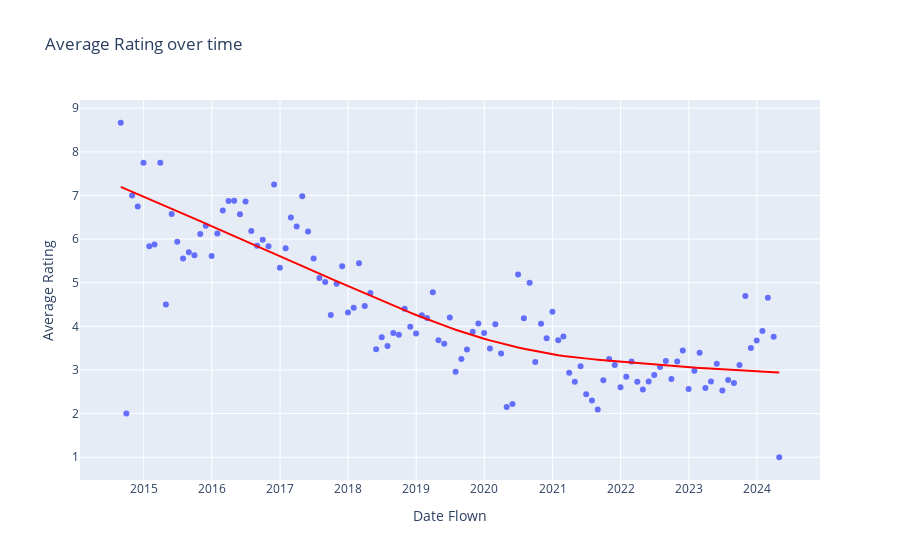

Notebook source saved alongside this figure:
### Code cell
# Calculate the monthly average ratings for each airline
ratings = df.groupby([pd.Grouper(key='Date Flown tmp', freq='M')])['rating'].mean().reset_index()


fig = px.scatter(ratings, x='Date Flown tmp', y='rating', 
                 trendline='lowess', title=f'Average Rating over time',
                 custom_data=['Date Flown tmp'], 
                labels={'Date Flown tmp': 'Date Flown', 'Average Rating': 'Average Rating'})  # Add custom data for hover labels
fig.update_traces(line=dict(color='red'))  # Set trend line color to red


fig.update_xaxes(nticks=20)
fig.update_layout(xaxis_title='Date Flown', yaxis_title='Average Rating', hovermode='x unified')  # Enable unified hover mode
fig.update_traces(hovertemplate='<b>Average Rating:</b> %{y}')  # Customize hover label template for scatter points

fig.show()
